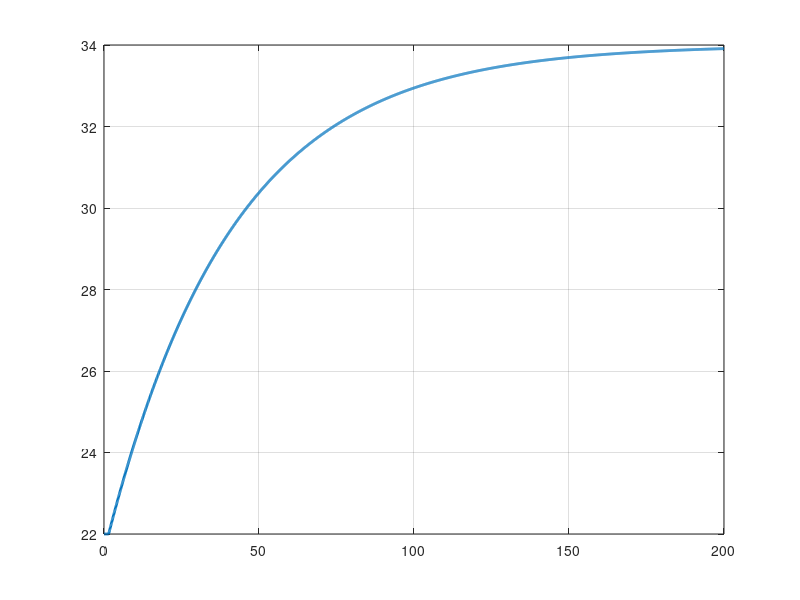

MATLAB code to generate this figure: (Note: this script raises an error after producing the figure.)
clc;
clear;
close all;

%% Dados do experimento
delta_u = 0.20;      % Degrau PWM = 20%

T_inicial = 22;      % Temperatura inicial [°C]
T_final = 34;        % Temperatura final [°C]

t1 = 15;             % 28,3% da resposta [s]
t2 = 42;             % 63,2% da resposta [s]

%% Variacao de temperatura
delta_T = T_final - T_inicial;

%% Ganho do processo
K = delta_T / delta_u;

%% Metodo de Smith
tau = 1.5 * (t2 - t1);
L = t2 - tau;

%% Mostrar os parametros
fprintf('===== PARAMETROS IDENTIFICADOS =====\n');
fprintf('Ganho K = %.2f °C/duty\n', K);
fprintf('Constante de tempo tau = %.2f s\n', tau);
fprintf('Atraso L = %.2f s\n', L);

fprintf('\nModelo identificado:\n');
fprintf('          %.2f e^(-%.2fs)\n', K, L);
fprintf('G(s) = -------------------\n');
fprintf('          %.2fs + 1\n', tau);

%% Tempo de simulacao
t = 0:0.1:200;

%% Inicializar temperatura
T = zeros(size(t));

%% Resposta do sistema
for i = 1:length(t)

    if t(i) < L
        % Antes do atraso, a temperatura ainda nao responde
        T(i) = T_inicial;

    else
        % Modelo de primeira ordem com atraso
        T(i) = T_inicial + ...
            K * delta_u * ...
            (1 - exp(-(t(i) - L) / tau));
    end

end

%% Pontos de Smith
T_283 = T_inicial + 0.283 * delta_T;
T_632 = T_inicial + 0.632 * delta_T;

%% Grafico
figure;

plot(t, T, 'LineWidth', 2);
hold on;
grid on;

% Temperatura final
yline(T_final, '--', 'Temperatura final = 34 °C');

% Tempos utilizados pelo metodo de Smith
xline(t1, '--', 't1 = 15 s');
xline(t2, '--', 't2 = 42 s');

% Pontos de 28,3% e 63,2%
plot(t1, T_283, 'o', 'MarkerSize', 8, 'LineWidth', 2);
plot(t2, T_632, 'o', 'MarkerSize', 8, 'LineWidth', 2);

xlabel('Tempo [s]');
ylabel('Temperatura [°C]');

title('Resposta da Estufa - Metodo de Smith');

legend('Temperatura', ...
       'Temperatura final', ...
       't1', ...
       't2', ...
       '28,3%', ...
       '63,2%', ...
       'Location', 'southeast');

ylim([20 36]);
